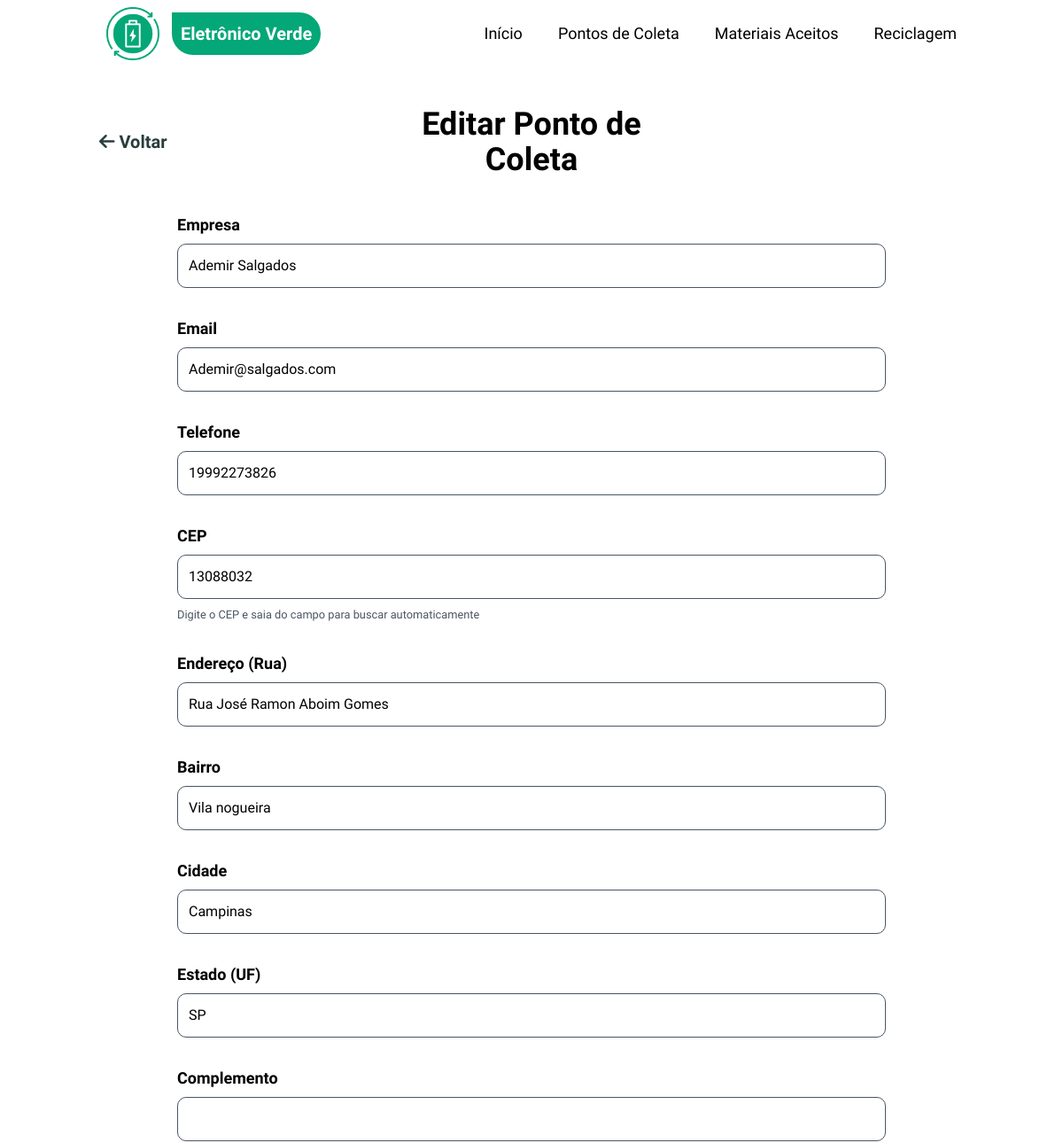
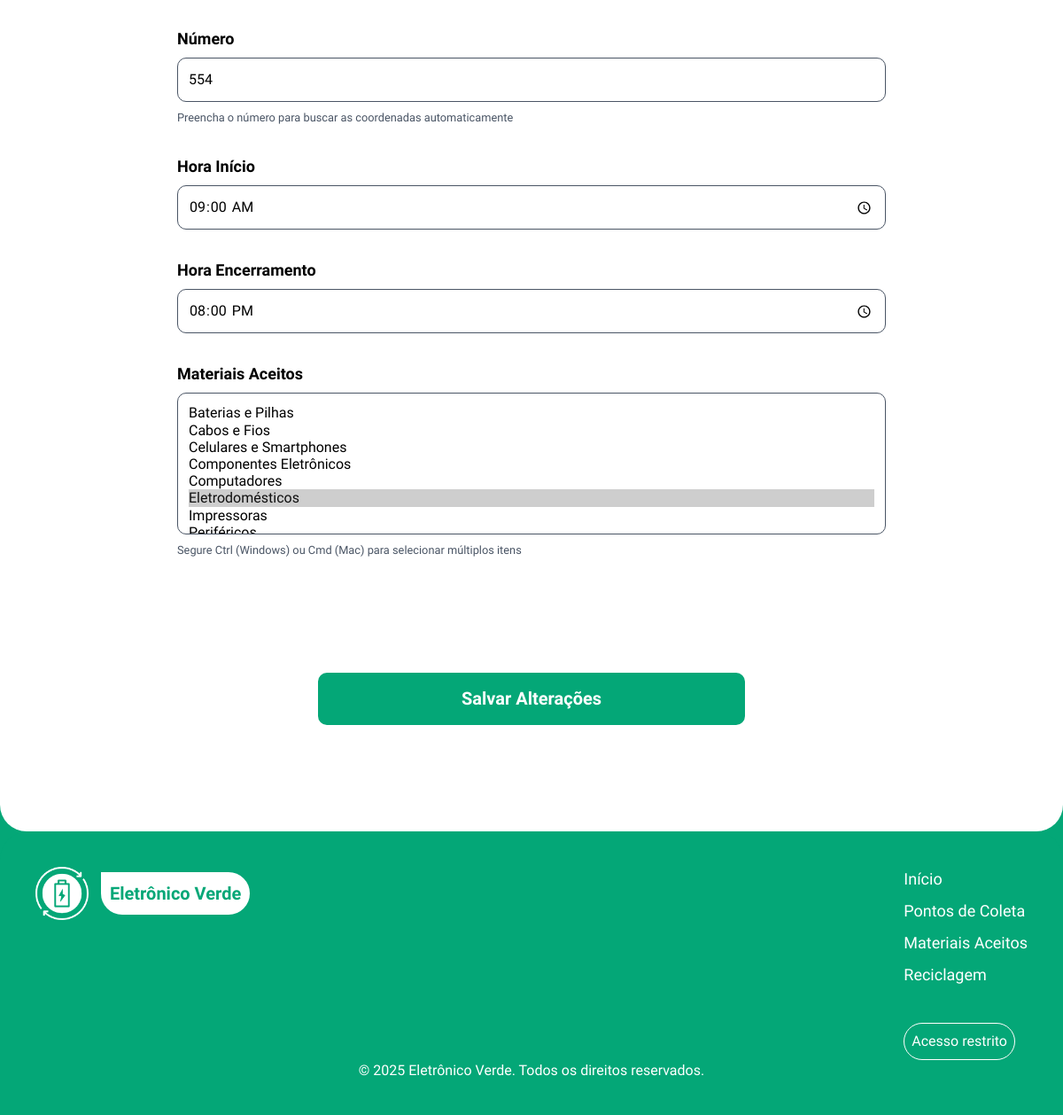
Screenshot of /editar-ponto?id=1 (signed in) with the database file from the repository (2 pictures, top to bottom).
### tables this page shows
CREATE TABLE pontos_coleta (
    id INTEGER PRIMARY KEY AUTOINCREMENT,
    empresa VARCHAR(200) NOT NULL,
    endereco VARCHAR(255) NOT NULL,
    numero VARCHAR(20) NOT NULL,
    complemento VARCHAR(100),
    cep VARCHAR(10) NOT NULL,
    hora_inicio TIME NOT NULL,
    hora_encerrar TIME NOT NULL,
    telefone VARCHAR(20) NOT NULL,
    email VARCHAR(150) NOT NULL,
    latitude DECIMAL(10, 8),
    longitude DECIMAL(11, 8),
    ativo BOOLEAN DEFAULT 1,
    created_at DATETIME DEFAULT CURRENT_TIMESTAMP,
    updated_at DATETIME DEFAULT CURRENT_TIMESTAMP
, cidade VARCHAR(100), estado VARCHAR(2), bairro VARCHAR(100));

### src/Presentation/Controllers/PontoColetaController.php (called while the page is built, shortened)
<?php
class PontoColetaController
{
    private EditarPontoColetaUseCase $editarUseCase;
    private SQLiteMaterialRepository $materialRepository;
    public function __construct()
    {
        $pontoColetaRepository = new SQLitePontoColetaRepository();
        $this->materialRepository = new SQLiteMaterialRepository();
        $this->editarUseCase = new EditarPontoColetaUseCase(
            $pontoColetaRepository,
            $this->materialRepository
        );
    }
    public function editar(): void
    {
        $id = (int) $_GET['id'];
        $resultado = $this->editarUseCase->buscarPorId($id);
        $pontoColeta = $resultado['dados'];
        $materiais = $this->materialRepository->listarTodos();
        require_once __DIR__ . '/../Views/pontos-coleta/editar.php';
    }
}

### index.php (called while the page is built, shortened)
<?php
require_once __DIR__ . '/config/autoload.php';
try {
    require_once __DIR__ . '/config/routes.php';
} catch (Exception $e) {
    http_response_code(500);
    echo "Desculpe, ocorreu um erro. Por favor, tente novamente mais tarde.";
    if (ini_get('display_errors')) {
        echo "<br><br><strong>Erro técnico:</strong> " . htmlspecialchars($e->getMessage());
    }
    exit;
}

### config/autoload.php (called while the page is built, shortened)
<?php
spl_autoload_register(function ($class) {
    $class = str_replace('EletronicoVerde\\', '', $class);
    $class = str_replace('\\', DIRECTORY_SEPARATOR, $class);
    $baseDir = dirname(__DIR__) . DIRECTORY_SEPARATOR . 'src' . DIRECTORY_SEPARATOR;
    $file = $baseDir . $class . '.php';
});

### src/Infrastructure/Database/SQLiteConnection.php (called while the page is built, shortened)
<?php
class SQLiteConnection
{
    private static ?PDO $instance = null;
    private function __construct()
    {
        try {
            $dbDir = DATABASE_PATH;
            $dbPath = $dbDir . '/eletronicoverde.db';
            self::$instance = new PDO('sqlite:' . $dbPath);
            self::$instance->setAttribute(PDO::ATTR_ERRMODE, PDO::ERRMODE_EXCEPTION);
            self::$instance->exec('PRAGMA foreign_keys = ON');
        } catch (PDOException $e) {
            Logger::error('Erro na conexão SQLite: ' . $e->getMessage());
            die('Erro na conexão com banco de dados. Verifique os logs.');
        }
    }
    public static function getInstance(): PDO
    {
        return self::$instance;
    }
}

### src/Application/UseCases/PontoColeta/EditarPontoColetaUseCase.php (called while the page is built, shortened)
<?php
class EditarPontoColetaUseCase
{
    private PontoColetaRepositoryInterface $pontoColetaRepository;
    public function __construct(
        PontoColetaRepositoryInterface $pontoColetaRepository,
        MaterialRepositoryInterface $materialRepository
    ) {
        $this->pontoColetaRepository = $pontoColetaRepository;
    }
    public function buscarPorId(int $id): array
    {
        try {
            $pontoColeta = $this->pontoColetaRepository->buscarPorId($id);
            return [
                'sucesso' => true,
                'dados' => $pontoColeta->toArray()
            ];
        } catch (\Exception $e) {
            error_log("Erro ao buscar ponto de coleta: " . $e->getMessage());
            return [
                'sucesso' => false,
                'mensagem' => 'Erro ao buscar ponto de coleta.'
            ];
        }
    }
}
?>

### src/Infrastructure/Repositories/SQLitePontoColetaRepository.php (called while the page is built, shortened)
<?php
class SQLitePontoColetaRepository implements PontoColetaRepositoryInterface
{
    private PDO $db;
    public function __construct()
    {
        $this->db = SQLiteConnection::getInstance();
    }
    public function buscarPorId(int $id): ?PontoColeta
    {
        try {
            $sql = "SELECT * FROM pontos_coleta WHERE id = :id";
            $stmt = $this->db->prepare($sql);
            $stmt->execute([':id' => $id]);
            $dados = $stmt->fetch();
            $pontoColeta = $this->converterParaEntidade($dados);
            $materiais = $this->buscarMateriaisPorPontoColeta($id);
            foreach ($materiais as $material) {
                $pontoColeta->adicionarMaterial($material);
            }
            return $pontoColeta;
        } catch (\PDOException $e) {
            error_log("Erro ao buscar ponto de coleta: " . $e->getMessage());
            return null;
        }
    }
    private function buscarMateriaisPorPontoColeta(int $pontoColetaId): array
    {
        $sql = "SELECT m.* FROM materiais m
                INNER JOIN ponto_coleta_materiais pcm ON m.id = pcm.material_id
                WHERE pcm.ponto_coleta_id = :ponto_coleta_id";
        $stmt = $this->db->prepare($sql);
        $stmt->execute([':ponto_coleta_id' => $pontoColetaId]);
        $resultados = $stmt->fetchAll();
        $materiais = [];
        foreach ($resultados as $dados) {
            $material = new Material(
                $dados['nome'],
                $dados['descricao'],
                $dados['icone'],
                $dados['id']
            );
            $material->setCreatedAt($dados['created_at']);
            $material->setUpdatedAt($dados['updated_at']);
            $materiais[] = $material;
        }
        return $materiais;
    }
    private function converterParaEntidade(array $dados): PontoColeta
    {
        $pontoColeta = new PontoColeta(
            $dados['empresa'],
            $dados['endereco'],
            $dados['numero'],
            $dados['cep'],
            $dados['hora_inicio'],
            $dados['hora_encerrar'],
            $dados['telefone'],
            $dados['email'],
            $dados['complemento'],
            $dados['latitude'],
            $dados['longitude'],
            $dados['cidade'] ?? null,
            $dados['estado'] ?? null,
            $dados['bairro'] ?? null,
            (bool) $dados['ativo'],
            $dados['id']
        );
        $pontoColeta->setCreatedAt($dados['created_at']);
        $pontoColeta->setUpdatedAt($dados['updated_at']);
        return $pontoColeta;
    }
}

### src/Domain/Entities/PontoColeta.php (called while the page is built, shortened)
<?php
class PontoColeta
{
    public function __construct(
        string $empresa,
        string $endereco,
        string $numero,
        string $cep,
        string $horaInicio,
        string $horaEncerrar,
        string $telefone,
        string $email,
        ?string $complemento = null,
        ?float $latitude = null,
        ?float $longitude = null,
        ?string $cidade = null,
        ?string $estado = null,
        ?string $bairro = null,
        bool $ativo = true,
        ?int $id = null
    ) {
        $this->empresa = $empresa;
        $this->endereco = $endereco;
        $this->numero = $numero;
        $this->cep = $this->sanitizeCep($cep);
        $this->horaInicio = $horaInicio;
        $this->horaEncerrar = $horaEncerrar;
        $this->telefone = $this->sanitizeTelefone($telefone);
        $this->email = $email;
        $this->complemento = $complemento;
        $this->latitude = $latitude;
        $this->longitude = $longitude;
        $this->cidade = $cidade;
        $this->estado = $estado;
        $this->bairro = $bairro;
        $this->ativo = $ativo;
        $this->id = $id;
    }
    public function temMaterial(int $materialId): bool
    {
        return false;
    }
    private function sanitizeCep(string $cep): string
    {
        return preg_replace('/[^0-9]/', '', $cep);
    }
    private function sanitizeTelefone(string $telefone): string
    {
        return preg_replace('/[^0-9]/', '', $telefone);
    }
}

### src/Domain/Entities/Material.php (called while the page is built, shortened)
<?php
class Material
{
    private ?int $id;
    private string $nome;
    public function __construct(
        string $nome,
        ?string $descricao = null,
        ?string $icone = null,
        ?int $id = null
    ) {
        $this->nome = $nome;
        $this->descricao = $descricao;
        $this->icone = $icone;
        $this->id = $id;
    }
    public function getId(): ?int { return $this->id; }
    public function getNome(): string { return $this->nome; }
}

### src/Infrastructure/Repositories/SQLiteMaterialRepository.php (called while the page is built, shortened)
<?php
class SQLiteMaterialRepository implements MaterialRepositoryInterface
{
    private PDO $db;
    public function __construct()
    {
        $this->db = SQLiteConnection::getInstance();
    }
    public function listarTodos(): array
    {
        try {
            $sql = "SELECT * FROM materiais ORDER BY nome ASC";
            $stmt = $this->db->query($sql);
            $resultados = $stmt->fetchAll();
            $materiais = [];
            foreach ($resultados as $dados) {
                $materiais[] = $this->converterParaEntidade($dados);
            }
            return $materiais;
        } catch (\PDOException $e) {
            error_log("Erro ao listar materiais: " . $e->getMessage());
            return [];
        }
    }
    private function converterParaEntidade(array $dados): Material
    {
        $material = new Material(
            $dados['nome'],
            $dados['descricao'],
            $dados['icone'],
            $dados['id']
        );
        $material->setCreatedAt($dados['created_at']);
        $material->setUpdatedAt($dados['updated_at']);
        return $material;
    }
}

### src/Presentation/Views/pontos-coleta/editar.php (the view, shortened to what this page needs)
<?php
require_once __DIR__ . '/../layouts/header.php';
?>
<main class="relative z-2 bg-white rounded-b-[30px]">
    <div class="container mx-auto pt-30 pb-30 p-5">
        <div class="w-full flex items-center justify-between pb-10 flex-wrap">
            <div class="w-1/3">
                <a href="/eletronicoverde/consultar-pontos" class="relative transition-all duration-150 text-third font-bold p-1 text-xl hover:text-primary
                        before:absolute before:h-[1px] before:w-0 hover:before:w-full before:bg-primary before:bottom-0 before:left-0 before:transition-all before:duration-150">
                    <i class="fa-solid fa-arrow-left"></i> Voltar
                </a>
            </div>
            <div class="w-1/3 text-center">
                <h1 class="text-4xl font-bold">Editar Ponto de Coleta</h1>
            </div>
        </div>
        <form method="post" action="/eletronicoverde/ponto-coleta/atualizar" id="form1" onsubmit="return validarFormulario()">
            <div>
                <label for="empresa">Empresa</label>
                <input type="text" id="empresa" name="txtempresa"
                       value="<?= htmlspecialchars($pontoColeta['empresa']) ?>"
                       required>
            </div>
            <div>
                <label for="email">Email</label>
                <input type="email" id="email" name="txtemail"
                       value="<?= htmlspecialchars($pontoColeta['email']) ?>"
                       required>
            </div>
            <div>
                <label for="telefone">Telefone</label>
                <input type="text" id="telefone" name="txttelefone"
                       value="<?= htmlspecialchars($pontoColeta['telefone']) ?>"
                       placeholder="(00) 00000-0000"
                       required>
            </div>
            <div>
                <label for="cep">CEP</label>
                <input type="text" id="cep" name="txtcep"
                       value="<?= htmlspecialchars($pontoColeta['cep']) ?>"
                       placeholder="00000-000"
                       required>
                <small class="text-gray-600">Digite o CEP e saia do campo para buscar automaticamente</small>
            </div>
            <div>
                <label for="endereco">Endereço (Rua)</label>
                <input type="text" id="endereco" name="txtendereco"
                       value="<?= htmlspecialchars($pontoColeta['endereco']) ?>"
                       required>
            </div>
            <div>
                <label for="bairro">Bairro</label>
                <input type="text" id="bairro" name="txtbairro"
                       value="<?= htmlspecialchars($pontoColeta['bairro'] ?? '') ?>"
                       required>
            </div>
            <div>
                <label for="cidade">Cidade</label>
                <input type="text" id="cidade" name="txtcidade"
                       value="<?= htmlspecialchars($pontoColeta['cidade'] ?? '') ?>"
                       required>
            </div>
            <div>
                <label for="estado">Estado (UF)</label>
                <input type="text" id="estado" name="txtestado"
                       value="<?= htmlspecialchars($pontoColeta['estado'] ?? '') ?>"
                       maxlength="2" placeholder="SP"
                       required>
            </div>
            <div>
                <label for="complemento">Complemento</label>
                <input type="text" id="complemento" name="txtcomplemento"
                       value="<?= htmlspecialchars($pontoColeta['complemento'] ?? '') ?>">
            </div>
            <div>
                <label for="numero">Número</label>
                <input type="text" id="numero" name="txtnumero"
                       value="<?= htmlspecialchars($pontoColeta['numero']) ?>"
                       required>
                <small class="text-gray-600">Preencha o número para buscar as coordenadas automaticamente</small>
            </div>
            <div>
                <label for="hora_inicio">Hora Início</label>
                <input type="time" id="hora_inicio" name="txthora_inicio"
                       value="<?= htmlspecialchars($pontoColeta['hora_inicio']) ?>"
                       required>
            </div>
            <div>
                <label for="hora_encerrar">Hora Encerramento</label>
                <input type="time" id="hora_encerrar" name="txthora_encerrar"
                       value="<?= htmlspecialchars($pontoColeta['hora_encerrar']) ?>"
                       required>
            </div>
            <div>
                <label for="materiais">Materiais Aceitos</label>
                <select multiple name="materiais_ids[]" id="materiais" class="h-40" required>
                    <?php
                    $materiaisSelecionados = array_column($pontoColeta['materiais'] ?? [], 'id');
                    foreach ($materiais as $material):
                    ?>
                        <option value="<?= $material->getId() ?>"
                                <?= in_array($material->getId(), $materiaisSelecionados) ? 'selected' : '' ?>>
                            <?= htmlspecialchars($material->getNome()) ?>
                        </option>
                    <?php endforeach; ?>
                </select>
                <small class="text-gray-600">Segure Ctrl (Windows) ou Cmd (Mac) para selecionar múltiplos itens</small>
            </div>
            <div id="geoStatus" class="hidden geo-status"></div>
            <input type="submit" class="btn_cad" value="Salvar Alterações">
        </form>
    </div>
</main>
<?php require_once __DIR__ . '/../layouts/footer.php'; ?>

### src/Presentation/Views/pontos-coleta/editar.php (style rules this page uses)
#form1 { display: flex; flex-direction: column; gap: 2rem; align-items: center; }
#form1 div { display: flex; flex-direction: column; gap: 0.5rem; width: 50rem; }
#form1 div input, #form1 div select { border: 1px solid #4a5565; padding: 0.75rem; border-radius: 10px; transition: all 0.3s ease; }
#form1 div label { font-weight: bold; font-size: 1.125rem; color: var(--color-cinza-txt); }
.btn_cad { background-color: var(--color-primary); color: white; padding: 0.8rem 10rem; border: none; border-radius: 10px; font-weight: bold; cursor: pointer; margin-top: 2rem; font-size: 1.25rem; transition: 0.2s ease; border: 2px solid var(--color-primary); }
.geo-status { font-size: 0.875rem; padding: 0.75rem; border-radius: 0.5rem; margin-top: 0.5rem; transition: all 0.3s ease; animation: slideIn 0.3s ease; }

### rows the page displays
pontos_coleta: txtempresa "Ademir Salgados", txtemail "Ademir@salgados.com", txttelefone "19992273826", txtcep "13088032", txtendereco "Rua José Ramon Aboim Gomes", txtbairro "Vila nogueira", txtcidade "Campinas", txtestado "SP", txtnumero "554", txthora_inicio "09:00", txthora_encerrar "20:00"

### other values shown
form field value "Baterias e Pilhas / Cabos e Fios / Celulares e Smartphones / Componentes Eletrônicos / Computadores / Eletrodomésticos ☑ / Impressoras"
